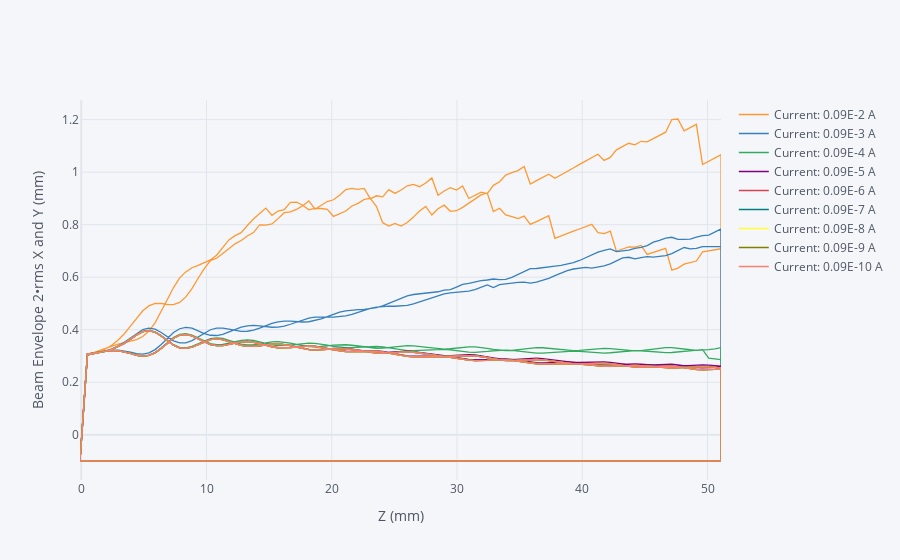

The notebook cell this image was saved under:
### Code cell
df39=df39.rename(columns={'39.0_2rms': 'Current: 0.09E-6 A','39.2_2rms': 'Current: 0.09E-1 A','39.3_2rms': 'Current: 0.09E-2 A','39.4_2rms': 'Current: 0.09E-3 A','39.5_2rms': 'Current: 0.09E-4 A','39.6_2rms': 'Current: 0.09E-5 A','39.7_2rms': 'Current: 0.09E-7 A','39.8_2rms': 'Current: 0.09E-8 A','39.9_2rms': 'Current: 0.09E-9 A','39.10_2rms': 'Current: 0.09E-10 A'})
df39.iplot(x=['39.0z'],y=['Current: 0.09E-2 A', 'Current: 0.09E-3 A', 'Current: 0.09E-4 A', 'Current: 0.09E-5 A','Current: 0.09E-6 A', 'Current: 0.09E-7 A','Current: 0.09E-8 A', 'Current: 0.09E-9 A','Current: 0.09E-10 A'],xTitle="Z (mm)",yTitle="Beam Envelope 2•rms X and Y (mm)")

### Figure 1 — Plotly figure (JSON) as saved in the notebook; plotly's stock layout.template omitted (floating-point values rounded to 4 significant figures; data arrays with more than 128 entries replaced by an {"elided": "..."} marker saying what was removed)
{"data": [{"line": {"color": "rgba(255, 153, 51, 1.0)", "dash": "solid", "shape": "linear", "width": 1.3}, "mode": "lines", "name": "Current: 0.09E-2 A", "text": "", "type": "scatter", "x": {"elided": "212 float values"}, "y": {"elided": "212 float values"}}, {"line": {"color": "rgba(55, 128, 191, 1.0)", "dash": "solid", "shape": "linear", "width": 1.3}, "mode": "lines", "name": "Current: 0.09E-3 A", "text": "", "type": "scatter", "x": {"elided": "212 float values"}, "y": {"elided": "212 float values"}}, {"line": {"color": "rgba(50, 171, 96, 1.0)", "dash": "solid", "shape": "linear", "width": 1.3}, "mode": "lines", "name": "Current: 0.09E-4 A", "text": "", "type": "scatter", "x": {"elided": "212 float values"}, "y": {"elided": "212 float values"}}, {"line": {"color": "rgba(128, 0, 128, 1.0)", "dash": "solid", "shape": "linear", "width": 1.3}, "mode": "lines", "name": "Current: 0.09E-5 A", "text": "", "type": "scatter", "x": {"elided": "212 float values"}, "y": {"elided": "212 float values"}}, {"line": {"color": "rgba(219, 64, 82, 1.0)", "dash": "solid", "shape": "linear", "width": 1.3}, "mode": "lines", "name": "Current: 0.09E-6 A", "text": "", "type": "scatter", "x": {"elided": "212 float values"}, "y": {"elided": "212 float values"}}, {"line": {"color": "rgba(0, 128, 128, 1.0)", "dash": "solid", "shape": "linear", "width": 1.3}, "mode": "lines", "name": "Current: 0.09E-7 A", "text": "", "type": "scatter", "x": {"elided": "212 float values"}, "y": {"elided": "212 float values"}}, {"line": {"color": "rgba(255, 255, 51, 1.0)", "dash": "solid", "shape": "linear", "width": 1.3}, "mode": "lines", "name": "Current: 0.09E-8 A", "text": "", "type": "scatter", "x": {"elided": "212 float values"}, "y": {"elided": "212 float values"}}, {"line": {"color": "rgba(128, 128, 0, 1.0)", "dash": "solid", "shape": "linear", "width": 1.3}, "mode": "lines", "name": "Current: 0.09E-9 A", "text": "", "type": "scatter", "x": {"elided": "212 float values"}, "y": {"elided": "212 float values"}}, {"line": {"color": "rgba(251, 128, 114, 1.0)", "dash": "solid", "shape": "linear", "width": 1.3}, "mode": "lines", "name": "Current: 0.09E-10 A", "text": "", "type": "scatter", "x": {"elided": "212 float values"}, "y": {"elided": "212 float values"}}], "layout": {"legend": {"bgcolor": "#F5F6F9", "font": {"color": "#4D5663"}}, "paper_bgcolor": "#F5F6F9", "plot_bgcolor": "#F5F6F9", "title": {"font": {"color": "#4D5663"}}, "xaxis": {"gridcolor": "#E1E5ED", "showgrid": true, "tickfont": {"color": "#4D5663"}, "title": {"font": {"color": "#4D5663"}, "text": "Z (mm)"}, "zerolinecolor": "#E1E5ED"}, "yaxis": {"gridcolor": "#E1E5ED", "showgrid": true, "tickfont": {"color": "#4D5663"}, "title": {"font": {"color": "#4D5663"}, "text": "Beam Envelope 2•rms X and Y (mm)"}, "zerolinecolor": "#E1E5ED"}}}
